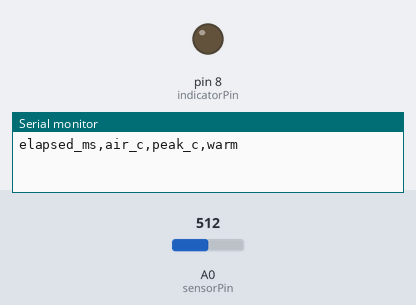
Recording of a sketch running on a simulated Arduino Uno, built with avr-gcc and run on an emulated ATmega328P. Parts: output pins drawn as LEDs (lit = HIGH), the last lines printed to the serial monitor. Inputs (shaded band) come from the test bench; at power-on: A0 (sensorPin) = 512.

Above: at 0.1 s.
At 1.1 s:
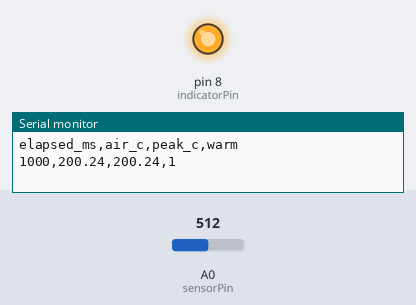
Timing chart, 0 to 2.6 s (numbered marks = the images above):
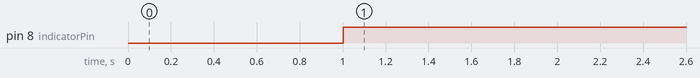

Measured:
- by itself, pin 8 (indicatorPin): LOW → HIGH at 1.0 s

The sketch:

solar_oven_model_monitor.ino
```cpp
constexpr byte sensorPin = A0, indicatorPin = 8;
constexpr float referenceVolts = 5.0, correctionC = 0.0;
float peak = 0.0;
bool havePeak = false;
unsigned long startedAt = 0, sampledAt = 0;

void setup() {
  Serial.begin(115200);
  pinMode(indicatorPin, OUTPUT);
  digitalWrite(indicatorPin, LOW);
  startedAt = millis();
  Serial.println(F("elapsed_ms,air_c,peak_c,warm"));
}

void loop() {
  const unsigned long now = millis();
  while (Serial.available()) {
    const char command = Serial.read();
    if (command == 'r' || command == 'R') {
      havePeak = false;
      startedAt = now;
    }
  }
  if (now - sampledAt < 1000) return;
  sampledAt = now;
  unsigned int sum = 0;
  for (byte i = 0; i < 16; ++i) sum += analogRead(sensorPin);
  const float temperature = ((sum / 16.0) * referenceVolts / 1023.0 - 0.5) * 100.0 + correctionC;
  if (!havePeak || temperature > peak) peak = temperature;
  havePeak = true;
  const bool warm = temperature >= 38.0;
  digitalWrite(indicatorPin, warm ? HIGH : LOW);

  Serial.print(now - startedAt);
  Serial.print(',');
  Serial.print(temperature, 2);
  Serial.print(',');
  Serial.print(peak, 2);
  Serial.print(',');
  Serial.println(warm ? 1 : 0);
}
```
